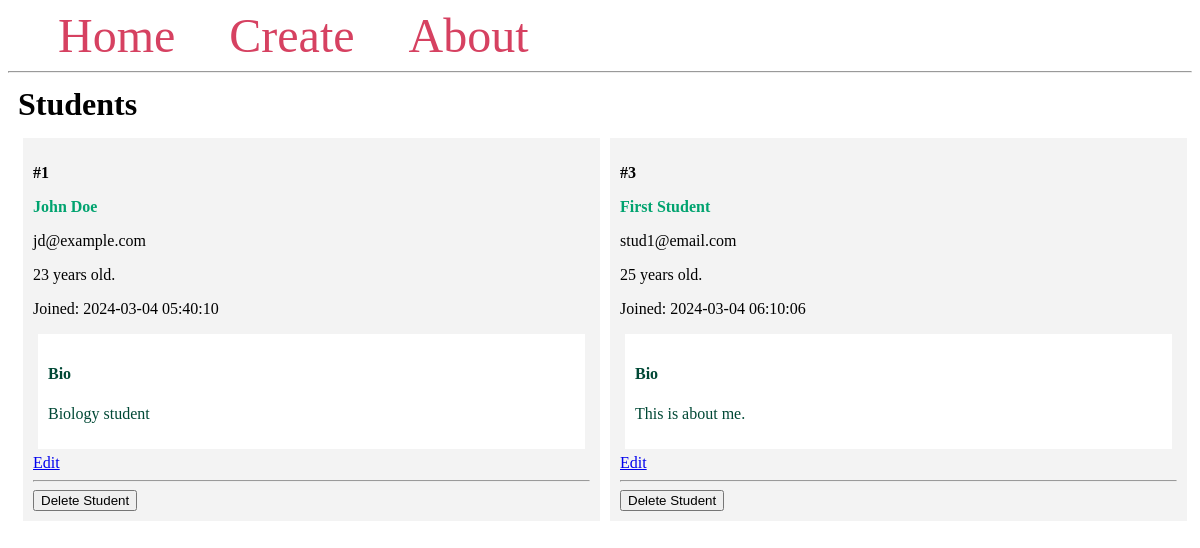
/students, run on the app's committed database.
### app.py (models this page shows, shortened)
class Student(db.Model):
    id = db.Column(db.Integer, primary_key=True)
    firstname = db.Column(db.String(100), nullable=False)
    lastname = db.Column(db.String(100), nullable=False)
    email = db.Column(db.String(80), unique=True, nullable=False)
    age = db.Column(db.Integer)
    created_at = db.Column(db.DateTime(timezone=True),
                           server_default=func.now())
    bio = db.Column(db.Text)

### app.py (the view)
@app.route('/students')
def students():
    students = Student.query.all()
    return render_template('index.html', students=students)

### templates/index.html
{% extends 'base.html' %}
{% block content %}
    <h1 class="title">{% block title %} Students {% endblock %}</h1>
    <div class="content">
        {% for student in students %}
            <div class="student">
                <p><b>#{{ student.id }}</b></p>
                <b>
                    <p class="name">
                        <a href="{{ url_for('student', student_id=student.id)}}">
                            {{ student.firstname }} {{ student.lastname }}
                        </a>
                    </p>
                </b>
                <p>{{ student.email }}</p>
                <p>{{ student.age }} years old.</p>
                <p>Joined: {{ student.created_at }}</p>
                <div class="bio">
                    <h4>Bio</h4>
                    <p>{{ student.bio }}</p>
                </div>
                <a href="{{ url_for('edit', student_id=student.id) }}">Edit</a>
                <hr>
                <form method="POST"
                        action="{{ url_for('delete', student_id=student.id) }}">
                    <input type="submit" value="Delete Student"
                        onclick="return confirm('Are you sure you want to delete this entry?')">
                </form>
            </div>
        {% endfor %}
    </div>
{% endblock %}

### templates/base.html (shortened to what this page needs)
<!DOCTYPE html>
<html lang="en">
<head>
</head>
<body>
    <nav>
        <a href="{{ url_for('index') }}">Home</a>
        <a href="{{ url_for('create') }}">Create</a>
        <a href="#">About</a>
    </nav>
    <hr>
    <div class="content">
        {% block content %} {% endblock %}
    </div>
</body>
</html>

### templates/base.html (style rules this page uses)
.title { margin: 5px; }
.content { margin: 5px; width: 100%; display: flex; flex-direction: row; flex-wrap: wrap; }
.student { flex: 20%; padding: 10px; margin: 5px; background-color: #f3f3f3; inline-size: 100%; }
.bio { padding: 10px; margin: 5px; background-color: #ffffff; color: #004835; }
.name a { color: #00a36f; text-decoration: none; }
nav a { color: #d64161; font-size: 3em; margin-left: 50px; text-decoration: none; }

### data on the page
Student: id "1", firstname "John", lastname "Doe", email "jd@example.com", age "23", created_at "2024-03-04 05:40:10", bio "Biology student"
Student: id "3", firstname "First", lastname "Student", email "stud1@email.com", age "25", created_at "2024-03-04 06:10:06", bio "This is about me."
